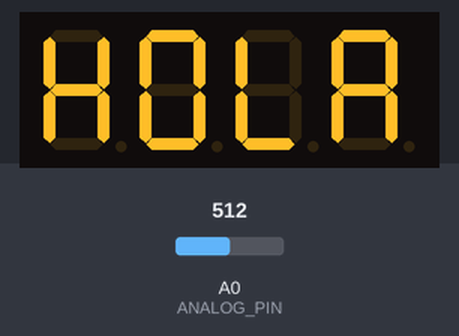
The program below on a simulated ESP8266 (NodeMCU). On the bench: 4-digit seven-segment display. The inputs (shaded band) are chosen by the test bench; at power-on: A0 (ANALOG_PIN) = 512. WiFi joins after 1.5 s; servers stay silent unless stated; what the program prints to the serial monitor is not drawn.

Above: at 0.1 s.
At 3.1 s:
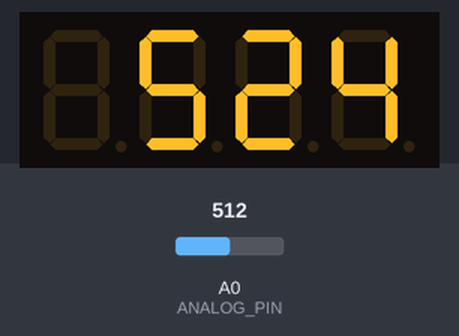
3.2 s: A0 (ANALOG_PIN) set to 716
18.2 s: A0 (ANALOG_PIN) set to 900
At 31.3 s:
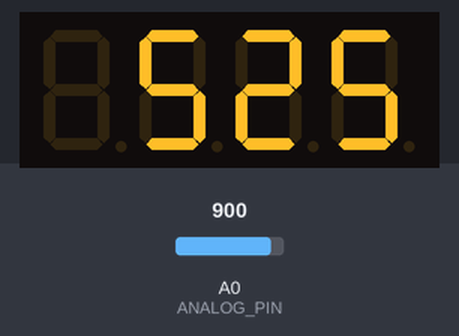
33.2 s: A0 (ANALOG_PIN) set to 1023
Timing chart, 0 to 36.2 s (numbered marks = the images above; inputs shaded):
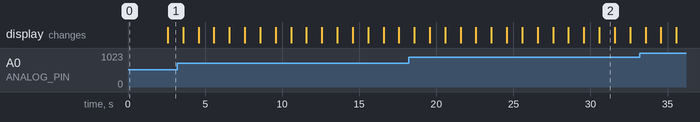

The program:

main.cpp
```cpp
#include <Arduino.h>
#include <TM1637Display.h>

/*
 * Time sync to NTP time source
 * git remote add origin https://github.com/alejandro70/nodemcu-clock.git
 */

#include <Arduino.h>
#include <ESP8266WiFi.h>
#include <ESP8266WebServer.h>
#include <TimeLib.h>
#include <WiFiUdp.h>
#include <SimpleTimer.h>
#include <Wire.h>

#include "global.h"
#include "display.h"
#include "ntp.h"

#define BTN_TRIGGER D2 // Activación de Access Point (AP) mode
#define ANALOG_PIN A0  // NodeMCU board ADC pin

const char ssid[] = "Tech_D0003407"; //  your network SSID (name)
const char pass[] = "Apolo@1969";    // your network password

// local variables
volatile int timer1Seconds = 0;

// timers
SimpleTimer timer;
int timerDisplayTime;
int timerMatrixBanner;
int timerLightSensor;

// functions
void restart();
void ldrRange();

// ISR to Fire when Timer is triggered
void ICACHE_RAM_ATTR onTimer1()
{
  timer1Seconds++;
  if (timer1Seconds == 20)
  {
    timer1Seconds = 0;
    if (WiFi.status() != WL_CONNECTED || timeStatus() == timeNotSet)
    {
      ESP.restart();
    }
  }

  // Re-Arm the timer as using TIM_SINGLE
  timer1_write(312500); //1 s
}

void setup()
{
  Serial.begin(115200);

  pinMode(BTN_TRIGGER, INPUT_PULLUP);

  {
    //Initialize NodeMCU Timer1 every 1s
    timer1_attachInterrupt(onTimer1); // Add ISR Function
    timer1_enable(TIM_DIV256, TIM_EDGE, TIM_SINGLE);
    timer1_write(312500); // 312500 / 1 tick per 3.2 us from TIM_DIV256 == 1 s interval
  }

  // Max72xxPanel
  initDisplay();
  displayHola();

  // WiFi
  WiFi.begin(ssid, pass);
  while (WiFi.status() != WL_CONNECTED)
  {
    delay(500);
    Serial.print(".");
  }

  // NTP config
  udp.begin(localPort);
  setSyncProvider(getNtpTime);
  setSyncInterval(5 * 60);

  // timers (init disabled)
  timerDisplayTime = timer.setInterval(1000L, displayTime);
  //timer.disable(timerDisplayTime);
  timer.setTimeout(86400000L, restart);
  timerLightSensor = timer.setInterval(10000L, ldrRange);
}

void loop()
{
  timer.run();
}

void restart()
{
  ESP.restart();
}

void ldrRange()
{
  int sensorValue = analogRead(ANALOG_PIN);

  // ajustar intensidad de display
  int intensity = map(sensorValue, 0, 1024, 0, 7);
  display.setBrightness(intensity);
}
```

display.h
```cpp
#include <Arduino.h>
#include <TM1637Display.h>

//
extern int tm1637ClkPin;   // TM1637 connection pin clock
extern int tm1637DioPin;   // TM1637 connection pin data
extern bool evenSecs;      // show seconds leds? (every 1 sec)
extern uint8_t SEG_HOLA[]; // mensaje display

// TM1637 display
extern TM1637Display display;

void initDisplay();
void displayHola();
void beginDisplayTime();
void displayTime();
void digitalClockDisplay();
void printDigits(int digits);
String timeToString(unsigned long t);
int setIntensity(String command);
```

global.h
```cpp
#include <SimpleTimer.h>

// timers
extern SimpleTimer timer;
extern int timerDisplayTime;
extern int timerMatrixBanner;
```

ntp.h
```cpp
#include <Arduino.h>
#include <Timer.h>
#include <WiFiUdp.h>

extern const int NTP_PACKET_SIZE; // NTP time stamp is in the first 48 bytes of the message
extern byte packetBuffer[];       //buffer to hold incoming and outgoing packets

/* Don't hardwire the IP address or we won't get the benefits of the pool.
    Lookup the IP address for the host name instead */
extern const char *ntpServerName;
extern IPAddress timeServerIP; // time.nist.gov NTP server address
extern unsigned int localPort; // local port to listen for UDP packets
extern const int timeZone;     // Eastern Standard Time (USA)
extern WiFiUDP udp;            // A UDP instance to let us send and receive packets over UDP

time_t getNtpTime();
void sendNTPpacket(IPAddress &);
```

display.cpp
```cpp
#include <Arduino.h>
#include <TimeLib.h>
#include <TM1637Display.h>

#include "display.h"
#include "global.h"

// Max72xxPanel
// DIN to MOSI and CLK to SCK (cf http://arduino.cc/en/Reference/SPI )
// --------------------------------------------------------------------------------
int tm1637ClkPin = D2; // TM1637 connection pin clock
int tm1637DioPin = D3; // TM1637 connection pin data
bool evenSecs = false; // show seconds leds? (every 1 sec)

uint8_t SEG_HOLA[] = {
    SEG_B | SEG_C | SEG_E | SEG_F | SEG_G,         // H
    SEG_A | SEG_B | SEG_C | SEG_D | SEG_E | SEG_F, // O
    SEG_D | SEG_E | SEG_F,                         // L
    SEG_A | SEG_B | SEG_C | SEG_E | SEG_F | SEG_G  // A
};

// TM1637 display
TM1637Display display(tm1637ClkPin, tm1637DioPin);

// reset display
// --------------------------------------------------------------------------------
void initDisplay()
{
    display.setBrightness(0x01);
}

// show current time
// --------------------------------------------------------------------------------
void displayHola()
{
    display.setSegments(SEG_HOLA);
}

// show current time
// --------------------------------------------------------------------------------
void displayTime()
{
    int hh = hour();
    hh = hh <= 12 ? hh : hh - 12;
    hh = hh != 0 ? hh : 12;
    int mm = minute();
    int intTime = hh * 100 + mm;

    uint8_t dots = evenSecs ? 0b01000000 : 0;
    display.showNumberDecEx(intTime, dots, false, 4, 0);

    evenSecs = !evenSecs;
}

void digitalClockDisplay()
{
    // digital clock display of the time
    Serial.print(hour());
    printDigits(minute());
    printDigits(second());
    Serial.print(" ");
    Serial.print(day());
    Serial.print(".");
    Serial.print(month());
    Serial.print(".");
    Serial.print(year());
    Serial.println();
}

void printDigits(int digits)
{
    // utility for digital clock display: prints preceding colon and leading 0
    Serial.print(":");
    if (digits < 10)
        Serial.print('0');
    Serial.print(digits);
}

int setIntensity(String queryString)
{
    int value = queryString.toInt();
    if (value <= 12)
    {
        //config.saveMatrixIntensity(value);
        display.setBrightness(0x01);
    }

    return 0;
}

String timeToString(unsigned long t)
{
    return String(hour(t)) + ":" + minute(t) + ":" + second(t) + " " + day(t) + "/" + month(t) + "/" + year(t);
}
```

ntp.cpp
```cpp
#include <Arduino.h>
#include <ESP8266WiFi.h>
#include <WiFiUdp.h>
#include <TimeLib.h>
#include <Timer.h>

#include "ntp.h"

const int NTP_PACKET_SIZE = 48;     // NTP time stamp is in the first 48 bytes of the message
byte packetBuffer[NTP_PACKET_SIZE]; //buffer to hold incoming and outgoing packets

/* Don't hardwire the IP address or we won't get the benefits of the pool.
    Lookup the IP address for the host name instead */
//IPAddress timeServerIP(129, 6, 15, 28); // time.nist.gov NTP server
const char *ntpServerName = "time.nist.gov";
IPAddress timeServerIP;        // time.nist.gov NTP server address
unsigned int localPort = 2390; // local port to listen for UDP packets
const int timeZone = -5;       // Eastern Standard Time (USA)
WiFiUDP udp;                   // A UDP instance to let us send and receive packets over UDP

time_t getNtpTime()
{
    //get a random server from the pool
    WiFi.hostByName(ntpServerName, timeServerIP);

    while (udp.parsePacket() > 0)
        ; // discard any previously received packets
    Serial.println("Transmit NTP Request");
    sendNTPpacket(timeServerIP);
    uint32_t beginWait = millis();

    while (millis() - beginWait < 1500)
    {
        int size = udp.parsePacket();
        if (size >= NTP_PACKET_SIZE)
        {
            Serial.println("Receive NTP Response");
            udp.read(packetBuffer, NTP_PACKET_SIZE); // read packet into the buffer
            unsigned long secsSince1900;
            // convert four bytes starting at location 40 to a long integer
            secsSince1900 = (unsigned long)packetBuffer[40] << 24;
            secsSince1900 |= (unsigned long)packetBuffer[41] << 16;
            secsSince1900 |= (unsigned long)packetBuffer[42] << 8;
            secsSince1900 |= (unsigned long)packetBuffer[43];
            return secsSince1900 - 2208988800UL + timeZone * SECS_PER_HOUR;
        }
    }

    Serial.println("No NTP Response :-(");
    return 0; // return 0 if unable to get the time
}

// send an NTP request to the time server at the given address
void sendNTPpacket(IPAddress &address)
{
    // set all bytes in the buffer to 0
    memset(packetBuffer, 0, NTP_PACKET_SIZE);
    // Initialize values needed to form NTP request
    // (see URL above for details on the packets)
    packetBuffer[0] = 0b11100011; // LI, Version, Mode
    packetBuffer[1] = 0;          // Stratum, or type of clock
    packetBuffer[2] = 6;          // Polling Interval
    packetBuffer[3] = 0xEC;       // Peer Clock Precision
    // 8 bytes of zero for Root Delay & Root Dispersion
    packetBuffer[12] = 49;
    packetBuffer[13] = 0x4E;
    packetBuffer[14] = 49;
    packetBuffer[15] = 52;

    // all NTP fields have been given values, now
    // you can send a packet requesting a timestamp:
    udp.beginPacket(address, 123); //NTP requests are to port 123
    udp.write(packetBuffer, NTP_PACKET_SIZE);
    udp.endPacket();
}
```
